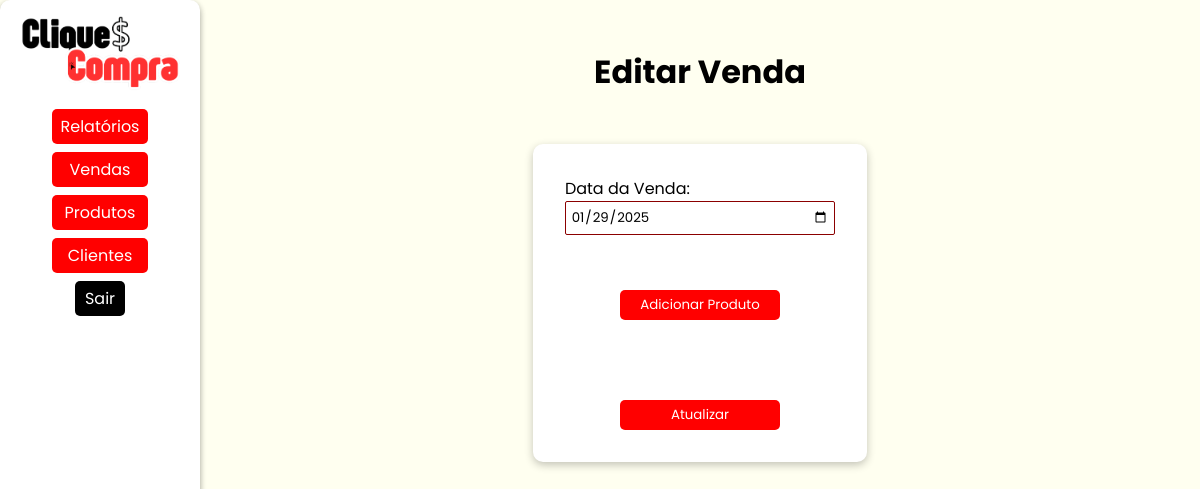
/vendas/edit/1, run on an earlier commit of the app's database.
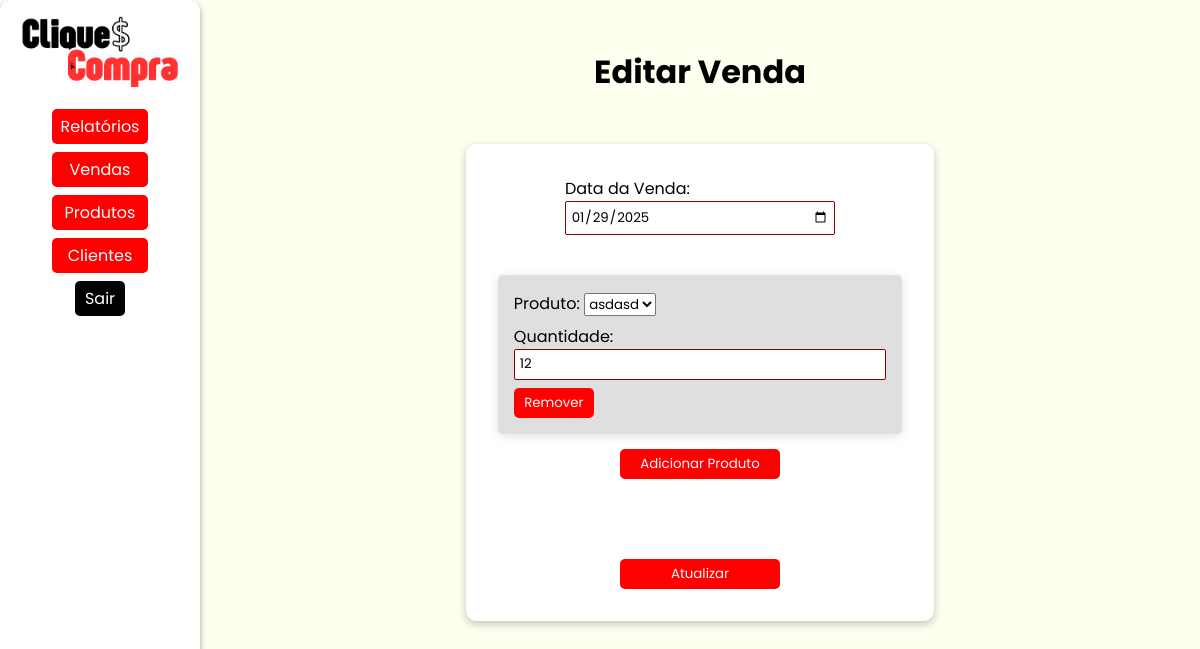
And on a later commit of the database.
### models/vendasprodutos.py (models this page shows, shortened)
class VendaProdutos(Base):
    __tablename__ = 'tb_vendas_produtos'
    vpr_id: Mapped[int] = mapped_column(primary_key=True, autoincrement=True)
    vpr_ven_id: Mapped[int] = mapped_column(ForeignKey('tb_vendas.ven_id'))
    vpr_pro_id: Mapped[int] = mapped_column(ForeignKey('tb_produtos.pro_id'))
    vpr_quantproduto: Mapped[int] = mapped_column(nullable=False)
    vpr_precoproduto: Mapped[float] = mapped_column(nullable=False)

### controllers/vendas.py (the view)
@venda_bp.route('/edit/<int:venda_id>', methods=['POST', 'GET'])
def edit(venda_id):
    if request.method == 'POST':
        data = request.form['data']
        produtos = request.form.getlist('produtos')
        quantidades = request.form.getlist('quantidades')
        venda_sql = text("SELECT * FROM tb_vendas WHERE ven_id = :venda_id")
        venda = session.execute(venda_sql, {"venda_id": venda_id}).fetchone()
        if not venda:
            flash(f"Erro: Venda com ID {venda_id} não encontrada.", 404)
        update_venda_sql = text("UPDATE tb_vendas SET ven_data = :data WHERE ven_id = :venda_id")
        session.execute(update_venda_sql, {"data": data, "venda_id": venda_id})
        delete_venda_produtos_sql = text("DELETE FROM tb_vendas_produtos WHERE vpr_ven_id = :venda_id")
        session.execute(delete_venda_produtos_sql, {"venda_id": venda_id})
        total = 0
        for i in range(len(produtos)):
            produto_nome = produtos[i]
            quantidade = int(quantidades[i])
            estoque_atual_sql = text("SELECT pro_estoque FROM tb_produtos WHERE pro_nome = :produto_nome")
            estoque_atual = session.execute(estoque_atual_sql, {"produto_nome": produto_nome}).scalar()
            if estoque_atual < quantidade:
                flash(f"Erro: Estoque insuficiente para o produto '{produto_nome}'.", 400)
            novo_estoque = estoque_atual - quantidade
            update_estoque_sql = text("UPDATE tb_produtos SET pro_estoque = :novo_estoque WHERE pro_nome = :produto_nome")
            session.execute(update_estoque_sql, {"novo_estoque": novo_estoque, "produto_nome": produto_nome})
            preco_sql = text("SELECT pro_preco FROM tb_produtos WHERE pro_nome = :produto_nome")
            preco = session.execute(preco_sql, {"produto_nome": produto_nome}).scalar()
            total += preco * quantidade
            insert_venda_produtos_sql = text("""
                INSERT INTO tb_vendas_produtos (vpr_ven_id, vpr_pro_id, vpr_quantproduto, vpr_precoproduto)
                VALUES (:venda_id, :produto_nome, :quantidade, :preco)
            """)
            session.execute(insert_venda_produtos_sql, {
                "venda_id": venda_id,
                "produto_nome": produto_nome,
                "quantidade": quantidade,
                "preco": preco
            })
        update_total_sql = text("UPDATE tb_vendas SET ven_total = :total WHERE ven_id = :venda_id")
        session.execute(update_total_sql, {"total": total, "venda_id": venda_id})
        session.commit()
        return redirect(url_for('venda.view'))
    else:
        venda_sql = text("SELECT * FROM tb_vendas WHERE ven_id = :venda_id")
        venda = session.execute(venda_sql, {"venda_id": venda_id}).fetchone()
        if not venda:
            flash(f"Erro: Venda com ID {venda_id} não encontrada.", 404)
        venda_produtos_sql = text("""
            SELECT vp.vpr_quantproduto, p.pro_nome
            FROM tb_vendas_produtos vp
            JOIN tb_produtos p ON vp.vpr_pro_id = p.pro_nome
            WHERE vp.vpr_ven_id = :venda_id
        """)
        venda_produtos = session.execute(venda_produtos_sql, {"venda_id": venda_id}).fetchall()
        return render_template('vendas/edit.html', venda=venda, venda_produtos=venda_produtos, produtos=Produto.all())

### models/produtos.py (called while the page is built)
    @classmethod
    def all(cls, ordem = "crescente"):
        if ordem == "crescente":
            direcao = "ASC"
        elif ordem == "decrescente":
            direcao = "DESC"
        sql = text(f"SELECT * FROM tb_produtos ORDER BY pro_nome {direcao}")
        produtos = session.execute(sql).fetchall()
        return produtos

### templates/vendas/edit.html (shortened to what this page needs)
{% extends "model.html" %}
{% block head_extras %}
<link rel="stylesheet" href="{{ url_for('static', filename='style/model.css') }}">
<link rel="stylesheet" href="{{ url_for('static', filename='style/edit.css') }}">
{% endblock %}
{% block content %}
<nav>
    <img src="../../static/assets/cliqueconta.png" alt="Logo do CliqueCompra">
    <div class="links">
        <div class="dropdown">
            <button class="dropdown-button" onclick="toggleDropdown('relatorios-menu')">Relatórios</button>
        </div>
        <div class="dropdown">
            <button class="dropdown-button" onclick="toggleDropdown('vendas-menu')">Vendas</button>
        </div>
        <div class="dropdown">
            <button class="dropdown-button" onclick="toggleDropdown('produtos-menu')">Produtos</button>
        </div>
        <div class="dropdown">
            <button class="dropdown-button" onclick="toggleDropdown('clientes-menu')">Clientes</button>
        </div>
        <a class='sair' href="{{url_for('cliente.logout')}}">Sair</a>
    </div>
</nav>
<main>
    <h1>Editar Venda</h1>
    <form action="{{ url_for('venda.edit', venda_id=venda.ven_id) }}" method="post" class="ed-venda">
        <div class="dat-venda">
            <label for="data">Data da Venda:</label>
            <input type="date" id="data" name="data" value="{{ venda.ven_data }}" required><br><br>
        </div>
        <div id="produtos-container">
            {% for item in venda_produtos %}
            <div class="produto-item">
                <div class="produto">
                    <label for="produtos">Produto:</label>
                    <select name="produtos" class="produtos" required>
                        {% for produto in produtos %}
                            <option value="{{ produto.pro_nome }}" {% if produto.pro_nome == item.pro_nome %}selected{% endif %}>{{ produto.pro_nome }}</option>
                        {% endfor %}
                    </select>
                </div>
                <div class="qnts">
                    <label for="quantidades">Quantidade:</label>
                    <input type="number" name="quantidades" class="quantidades" min="1" value="{{ item.vpr_quantproduto }}" required>
                </div>
                <button type="button" class="remover-produto" onclick="removerProduto(this)">Remover</button>
            </div>
            {% endfor %}
        </div>
        <button type="button" id="adicionar-produto">Adicionar Produto</button><br><br>
        <button type="submit">Atualizar</button>
    </form>
</main>
{% endblock %}

What changed in the data, as far as the page shows it:
added VendaProdutos: produtos "asdasd", quantidades "12"
